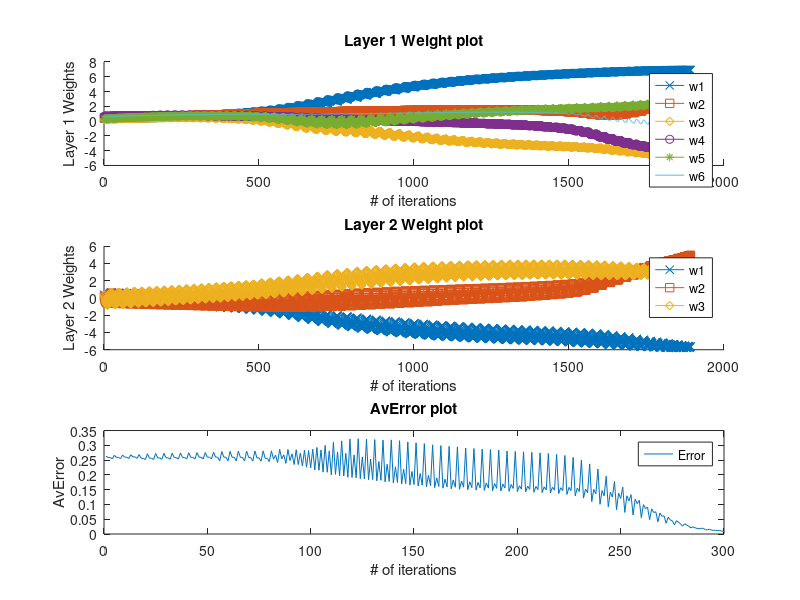

The MATLAB script that drew this image:
Wx = [rand rand;rand rand;rand rand];
Wz = [rand ;rand;rand];
X = [.1 .1 1 ; .1 .9 1 ; .9 .1 1 ; .9 .9 1];
D = [.1 ; .9 ; .9 ; .1];
E = [50 ;50 ;50 ;50];
Averror = mean(E);
Wxplot1 = [];
Wxplot2 = [];
Wxplot3 = [];
Wxplot4 = [];
Wxplot5 = [];
Wxplot6 = [];
Wxplot1 = [Wxplot1,Wx(1,1)];
Wxplot2 = [Wxplot2,Wx(1,2)];
Wxplot3 = [Wxplot3,Wx(2,1)];
Wxplot4 = [Wxplot4,Wx(2,2)];
Wxplot5 = [Wxplot5,Wx(3,1)];
Wxplot6 = [Wxplot6,Wx(3,2)];
Wzplot1 = [];
Wzplot2 = [];
Wzplot3 = [];
Wzplot1 = [Wzplot1,Wz(1)];
Wzplot2 = [Wzplot2,Wz(2)];
Wzplot3 = [Wzplot3,Wz(3)];
Eplot = [];

while Averror>.01
  for n=1:4
    while E(n)>.01
      Ax = X*Wx;
      Z(:,1) = (1+exp(-Ax(:,1))).^(-1);  
      Z(:,2) = (1+exp(-Ax(:,2))).^(-1);
      Z(:,3) = [1;1;1;1];
      Az = Z*Wz;
      Y(:,1) = (1+exp(-Az(:,1))).^(-1); 
      E = (Y-D).^2;
   #2nd layer
      for j=1:3
        dWz(n,j) = -2.*(Y(n)-D(n)).*Y(n).*(1-Y(n)).*Z(n,j);
        Wz(j) = Wz(j) + dWz(n,j);
      end
   #1st layer
      k=1;
      for j=1:3
        for i=1:2
          dWx(n,k) = -2.*X(n,j).*Z(n,i).*(1-Z(n,i)).*(Y(n)-D(n)).*Y(n).*(1-Y(n)).*Wz(i);
          k=k+1;
        end
      end
      
      k = 1;
      for i = 1:3
        for j = 1:2
          Wx(i,j) = Wx(i,j) + dWx(n,k);
          k = k + 1;
        end
      end
             
      Wxplot1 = [Wxplot1, Wx(1,1)];
      Wxplot2 = [Wxplot2, Wx(1,2)];
      Wxplot3 = [Wxplot3, Wx(2,1)];
      Wxplot4 = [Wxplot4, Wx(2,2)];
      Wxplot5 = [Wxplot5, Wx(3,1)];
      Wxplot6 = [Wxplot6, Wx(3,2)];
      Wzplot1 = [Wzplot1, Wz(1)];
      Wzplot2 = [Wzplot2, Wz(2)];
      Wzplot3 = [Wzplot3, Wz(3)];
          
    end 
    Ax = X*Wx;
    Z(:,1) = (1+exp(-Ax(:,1))).^(-1);  
    Z(:,2) = (1+exp(-Ax(:,2))).^(-1);
    Z(:,3) = [1;1;1;1];
    Az = Z*Wz;
    Y(:,1) = (1+exp(-Az(:,1))).^(-1);
    E = (Y-D).^2;
    Averror = mean(E)
    Eplot = [ Eplot, Averror];
  end
end 
Y(:,1) = (1+exp(-Az(:,1))).^(-1) 
Wstr = {'w1', 'w2', 'w3', 'w4', 'w5', 'w6'};
Wstr2 = {'w1', 'w2', 'w3'};
Estr = {'Error'};
figure
subplot(3,1,1)
hold on;
plot(Wxplot1,'x-',Wxplot2,'s-',Wxplot3,'d-',Wxplot4,'o-',Wxplot5,'*-',Wxplot6)
xlabel('# of iterations')
ylabel('Layer 1 Weights')
title('Layer 1 Weight plot')
legend(Wstr{:})
subplot(3,1,2)
hold on;
plot(Wzplot1,"x-",Wzplot2,"s-",Wzplot3,"d-")
xlabel("# of iterations")
ylabel("Layer 2 Weights")
title('Layer 2 Weight plot')
legend(Wstr2{:})
subplot(3,1,3)
plot(Eplot)
xlabel("# of iterations")
ylabel("AvError")
title('AvError plot')
legend(Estr{:})